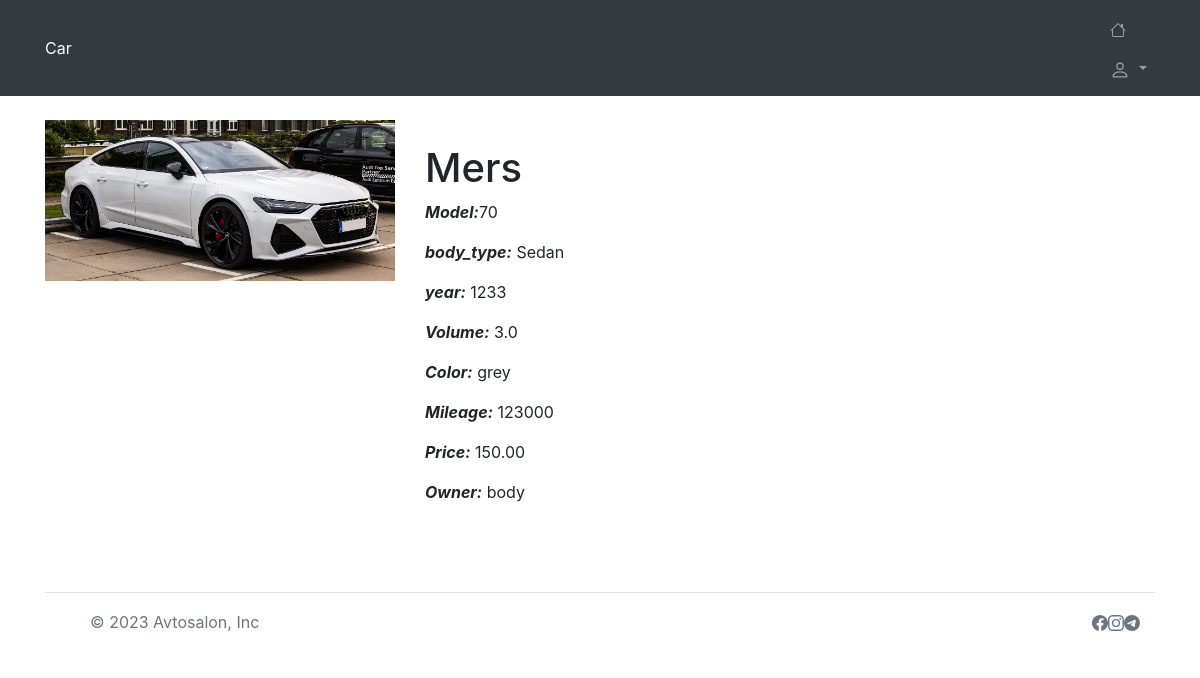
Screenshot of /avto/7/ with the database file from the repository.
### avto/models.py (models this page shows, shortened)
class Car(models.Model):
    make = models.CharField(max_length=20)
    model = models.CharField(max_length=20)
    year = models.IntegerField()
    engine_volume = models.FloatField()
    color = models.CharField(max_length=20)
    image = models.ImageField (upload_to='car_images/', null=True, blank=True)
    body_type = models.ForeignKey(Categoryes, on_delete=models.CASCADE)
    mileage = models.IntegerField()
    price = models.DecimalField(max_digits=10, decimal_places=2)
    owner = models.ForeignKey(User, on_delete=models.CASCADE)

class Categoryes(models.Model):
    name = models.CharField(max_length=20)
    def __str__(self):
        return self.name

### avto/views.py (the view)
# urls.py: path('<int:avto_id>/', AvtoDetailView.as_view(), name='avto'),
class AvtoDetailView(DetailView):
    model = Car
    template_name  = 'avto/avto.html'
    context_object_name  = 'avto'
    pk_url_kwarg = 'avto_id'

### avto/templates/avto/avto.html (shortened to what this page needs)
{% extends 'salon.html' %}
{% block content %}
<br>
<div class="row">
    <div class="col-md-4">
        <img src="{{ avto.image.url }}" alt="..." width="100%">
        <br>
    </div>
    <div class="col-md-8">
        <br>
        <h1>
            {{ avto.make }}
        </h1>
        <p>
              <strong><i>Model:</i></strong>{{ avto.model }}
        </p>
        <p>
            <strong><i>body_type:</i></strong> {{ avto.body_type }}
        </p>
        <p>
            <strong><i>year:</i></strong> {{ avto.year }}
        </p>
        <p>
           <strong><i>Volume:</i></strong> {{ avto.engine_volume }}
        </p>
        <p>
            <strong><i>Color:</i></strong> {{ avto.color }}
        </p>
        <p>
            <strong><i>Mileage:</i></strong> {{ avto.mileage }}
        </p>
        <p>
            <strong><i>Price:</i></strong> {{ avto.price}}
        </p>
        <p>
            <strong><i>Owner:</i></strong> {{ avto.owner}}
        </p>
        <br>
            <br>
    </div>
</div>
{% endblock %}

### rows the page displays
Car: image (picture), make "Mers", model "70", body_type "Sedan", year "1233", engine_volume "3.0", color "grey", mileage "123000", price "150.00", owner "body"
